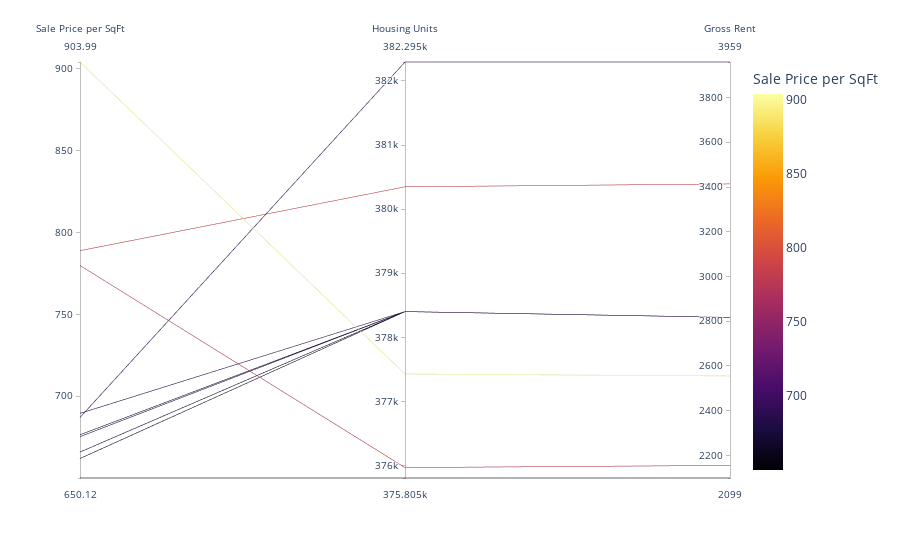

Notebook code cell kept with this figure:
### Markdown cell above
## Parallel Coordinates and Parallel Categories Analysis

In this section, you will use plotly express to create parallel coordinates and parallel categories visualizations so that investors can interactively filter and explore various factors related to the sales price of the neighborhoods. 

Using the DataFrame of Average values per neighborhood (calculated above), create the following visualizations:
1. Create a Parallel Coordinates Plot
2. Create a Parallel Categories Plot

### Code cell
# Parallel Coordinates Plot
# YOUR CODE HERE!
px.parallel_coordinates(ten_most_expensive_neighborhoods,
                        color='sale_price_sqr_foot',
                        color_continuous_scale=px.colors.sequential.Inferno,
                        labels={"sale_price_sqr_foot":"Sale Price per SqFt",
                               "housing_units":"Housing Units",
                               "gross_rent":"Gross Rent"}
                       )

### Figure 1 — Plotly figure (JSON) as saved in the notebook; plotly's stock layout.template omitted (floating-point values rounded to 4 significant figures)
{"data": [{"dimensions": [{"label": "Sale Price per SqFt", "values": [904.0, 788.8, 779.8, 689.6, 687.1, 676.5, 675.4, 666.0, 662.0, 650.1]}, {"label": "Housing Units", "values": [377400.0, 380348, 376000.0, 378401, 382295, 378401, 378401, 378401, 378401, 375805]}, {"label": "Gross Rent", "values": [2555.0, 3414, 2155.0, 2817.0, 3959, 2817.0, 2817.0, 2817.0, 2817.0, 2099]}], "domain": {"x": [0, 1], "y": [0, 1]}, "line": {"color": [904.0, 788.8, 779.8, 689.6, 687.1, 676.5, 675.4, 666.0, 662.0, 650.1], "coloraxis": "coloraxis"}, "name": "", "type": "parcoords"}], "layout": {"autosize": true, "coloraxis": {"colorbar": {"title": {"text": "Sale Price per SqFt"}}, "colorscale": [[0, "#000004"], [0.1111, "#1b0c41"], [0.2222, "#4a0c6b"], [0.3333, "#781c6d"], [0.4444, "#a52c60"], [0.5556, "#cf4446"], [0.6667, "#ed6925"], [0.7778, "#fb9b06"], [0.8889, "#f7d13d"], [1, "#fcffa4"]]}, "legend": {"tracegroupgap": 0}, "margin": {"t": 60}}}
